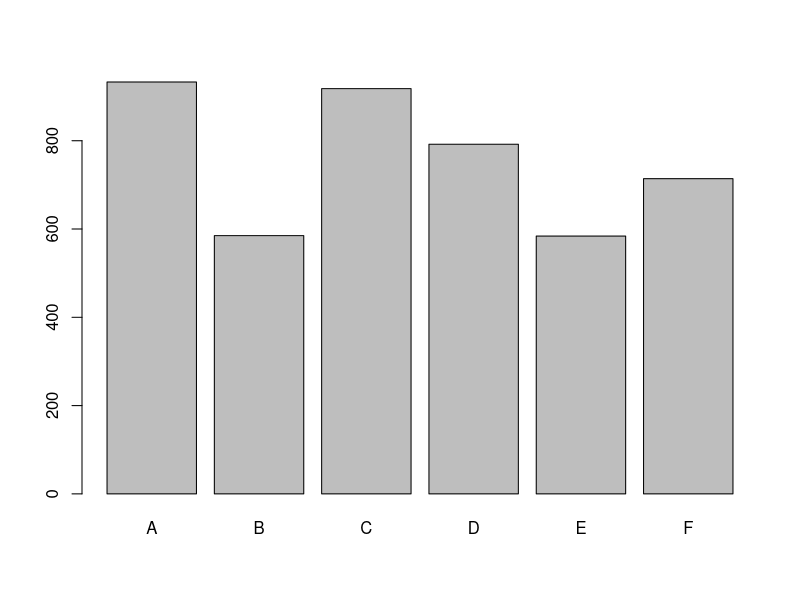

Source code (R):
?UCBAdmissions
str(UCBAdmissions)
UCBAdmissions

#plot(UCBAdmissions)

margin.table(UCBAdmissions, 1)
margin.table(UCBAdmissions, 2)
margin.table(UCBAdmissions, 3)
margin.table(UCBAdmissions)

admit.dept <- margin.table(UCBAdmissions, 3)

admit.dept
str(admit.dept)
barplot(admit.dept)
prop.table(admit.dept)
round(prop.table(admit.dept), 2)

round(prop.table(admit.dept), 2)*100

